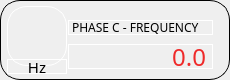
                    <widget class="QFrame" name="horizontalFrame_14">
                     <property name="minimumSize">
                      <size>
                       <width>230</width>
                       <height>80</height>
                      </size>
                     </property>
                     <property name="maximumSize">
                      <size>
                       <width>230</width>
                       <height>80</height>
                      </size>
                     </property>
                     <property name="styleSheet">
                      <string notr="true">border: 1px solid #000000;
border-radius: 20px;</string>
                     </property>
                     <layout class="QHBoxLayout" name="horizontalLayout_21">
                      <property name="spacing">
                       <number>0</number>
                      </property>
                      <property name="leftMargin">
                       <number>5</number>
                      </property>
                      <property name="topMargin">
                       <number>5</number>
                      </property>
                      <property name="rightMargin">
                       <number>5</number>
                      </property>
                      <property name="bottomMargin">
                       <number>5</number>
                      </property>
                      <item>
                       <layout class="QVBoxLayout" name="verticalLayout_38">
                        <property name="spacing">
                         <number>0</number>
                        </property>
                        <property name="leftMargin">
                         <number>0</number>
                        </property>
                        <item>
                         <widget class="QLabel" name="label_47">
                          <property name="sizePolicy">
                           <sizepolicy hsizetype="Fixed" vsizetype="Fixed">
                            <horstretch>0</horstretch>
                            <verstretch>0</verstretch>
                           </sizepolicy>
                          </property>
                          <property name="minimumSize">
                           <size>
                            <width>60</width>
                            <height>60</height>
                           </size>
                          </property>
                          <property name="maximumSize">
                           <size>
                            <width>60</width>
                            <height>60</height>
                           </size>
                          </property>
                          <property name="font">
                           <font>
                            <family>Ubuntu</family>
                           </font>
                          </property>
                          <property name="styleSheet">
                           <string notr="true">border-color: rgb(255, 255, 255);
image: url(:/icons/frq.png);</string>
                          </property>
                          <property name="lineWidth">
                           <number>1</number>
                          </property>
                          <property name="text">
                           <string/>
                          </property>
                          <property name="margin">
                           <number>0</number>
                          </property>
                          <property name="indent">
                           <number>-1</number>
                          </property>
                         </widget>
                        </item>
                        <item>
                         <widget class="QLabel" name="label_61">
                          <property name="sizePolicy">
                           <sizepolicy hsizetype="Fixed" vsizetype="Fixed">
                            <horstretch>0</horstretch>
                            <verstretch>0</verstretch>
                           </sizepolicy>
                          </property>
                          <property name="minimumSize">
                           <size>
                            <width>60</width>
                            <height>15</height>
                           </size>
                          </property>
                          <property name="maximumSize">
                           <size>
                            <width>60</width>
                            <height>15</height>
                           </size>
                          </property>
                          <property name="font">
                           <font>
                            <family>Gilroy</family>
                            <pointsize>11</pointsize>
                           </font>
                          </property>
                          <property name="styleSheet">
                           <string notr="true">border-color: rgb(255, 255, 255);</string>
                          </property>
                          <property name="text">
                           <string>Hz</string>
                          </property>
                          <property name="alignment">
                           <set>Qt::AlignCenter</set>
                          </property>
                         </widget>
                        </item>
                       </layout>
                      </item>
                      <item>
                       <layout class="QVBoxLayout" name="verticalLayout_39">
                        <property name="spacing">
                         <number>5</number>
                        </property>
                        <property name="topMargin">
                         <number>10</number>
                        </property>
                        <property name="rightMargin">
                         <number>10</number>
                        </property>
                        <item>
                         <widget class="QLabel" name="label_48">
                          <property name="sizePolicy">
                           <sizepolicy hsizetype="Fixed" vsizetype="Fixed">
                            <horstretch>0</horstretch>
                            <verstretch>0</verstretch>
                           </sizepolicy>
                          </property>
                          <property name="minimumSize">
                           <size>
                            <width>145</width>
                            <height>15</height>
                           </size>
                          </property>
                          <property name="maximumSize">
                           <size>
                            <width>145</width>
                            <height>15</height>
                           </size>
                          </property>
                          <property name="sizeIncrement">
                           <size>
                            <width>145</width>
                            <height>15</height>
                           </size>
                          </property>
                          <property name="baseSize">
                           <size>
                            <width>145</width>
                            <height>15</height>
                           </size>
                          </property>
                          <property name="font">
                           <font>
                            <family>Gilroy</family>
                            <pointsize>9</pointsize>
                           </font>
                          </property>
                          <property name="styleSheet">
                           <string notr="true">border-color: rgb(255, 255, 255);</string>
                          </property>
                          <property name="text">
                           <string>PHASE C - FREQUENCY</string>
                          </property>
                          <property name="textFormat">
                           <enum>Qt::PlainText</enum>
                          </property>
                          <property name="textInteractionFlags">
                           <set>Qt::NoTextInteraction</set>
                          </property>
                         </widget>
                        </item>
                        <item>
                         <widget class="QLabel" name="f_c_1">
                          <property name="sizePolicy">
                           <sizepolicy hsizetype="Preferred" vsizetype="Preferred">
                            <horstretch>0</horstretch>
                            <verstretch>0</verstretch>
                           </sizepolicy>
                          </property>
                          <property name="minimumSize">
                           <size>
                            <width>145</width>
                            <height>25</height>
                           </size>
                          </property>
                          <property name="maximumSize">
                           <size>
                            <width>145</width>
                            <height>25</height>
                           </size>
                          </property>
                          <property name="sizeIncrement">
                           <size>
                            <width>145</width>
                            <height>25</height>
                           </size>
                          </property>
                          <property name="baseSize">
                           <size>
                            <width>145</width>
                            <height>25</height>
                           </size>
                          </property>
                          <property name="font">
                           <font>
                            <family>Gilroy</family>
                            <pointsize>18</pointsize>
                           </font>
                          </property>
                          <property name="styleSheet">
                           <string notr="true">color: rgb(239, 41, 41);
border-color: rgb(255, 255, 255);</string>
                          </property>
                          <property name="text">
                           <string>0.0</string>
                          </property>
                          <property name="alignment">
                           <set>Qt::AlignRight|Qt::AlignTrailing|Qt::AlignVCenter</set>
                          </property>
                         </widget>
                        </item>
                       </layout>
                      </item>
                     </layout>
                    </widget>
